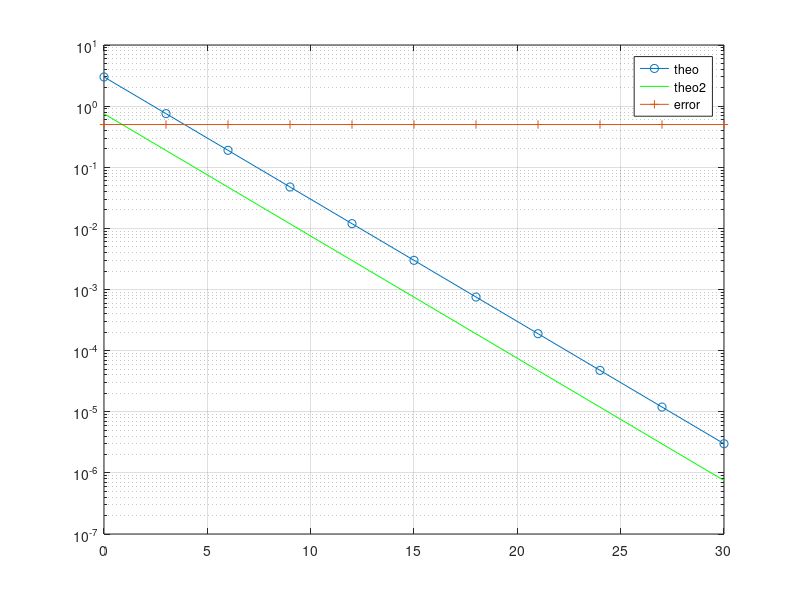

Write MATLAB code to recreate this figure.
%%OSTBC(Alamouti Code)%%
clc;
clear all;
close all;
snrdb=0:3:30;
snrlin=10.^(snrdb./10);
n=1e6;
xts1=randi(2,1,n)-1;
xts2=randi(2,1,n)-1;
x1=2*xts1-1; 
x2=2*xts2-1;    
h1=1/sqrt(2)*(complex(randn(1,n),randn(1,n)));
h2=1/sqrt(2)*(complex(randn(1,n),randn(1,n)));
for i=1:length(snrdb)
n1=1/sqrt(snrlin(i))*(complex(randn(1,n),randn(1,n)));
n2=1/sqrt(snrlin(i))*(complex(randn(1,n),randn(1,n)));
yts1=h1.*x1+h2.*x2+n1;
yts2=h1.*(-conj(x2))+h2.*conj(x1)+n2;
yts2c=conj(yts2);
nh=sqrt(h1.*conj(h1)+conj(h2).*h2);
c1=[h1;conj(h2)];
y=[yts1;yts2c];
v1=c1./nh;
v1h=[conj(h1);h2]./nh;
z1=v1h.*y;
z2=sum(z1);
z3=z2>0;
error(i)=sum(abs(z3~=xts1)/n);  
end
l=2;
theo = factorial(2*l-1)/(factorial(l-1)*factorial(l))*(snrlin).^(-l);
semilogy(snrdb,theo,"o-");
hold on;
theo2 = factorial(2*l-1)/(factorial(l-1)*factorial(l))*(2*snrlin).^(-l);
semilogy(snrdb,theo2,"g");
hold on ;
semilogy(snrdb,error,"+-");
grid on ;
legend("theo","theo2", "error")
